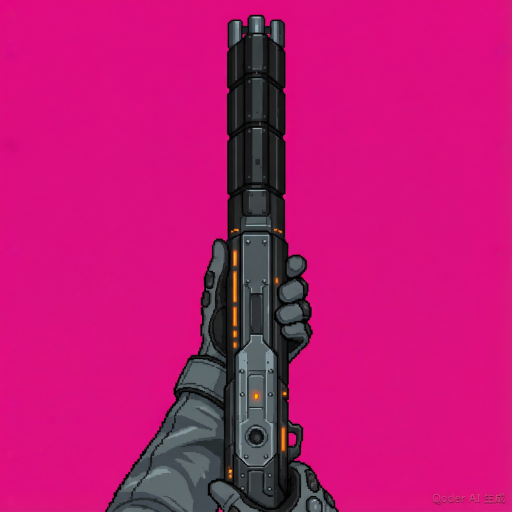
#> input picture assets-src/shotgun/viewmodel_final_raw.png, 1024 x 1024 px (shown at 1/2 size)
$ python process_viewmodel_r2.py
#> lines starting #> are read from the running program, lines starting #| are printed output that depends on the picture
# -*- coding: utf-8 -*-
"""Shotgun viewmodel r2 pipeline (reproducible):
raw(AI, magenta bg) -> key out bg -> remove watermark zone -> crop bbox
-> nearest-scale into 108x144 canvas (bottom-aligned, horizontally centered)
-> godot/assets/images/WeaponShotgun.png
"""
import math
import os

from PIL import Image, ImageDraw

ROOT = os.path.dirname(os.path.abspath(__file__))
REPO = os.path.dirname(os.path.dirname(ROOT))
SRC = os.path.join(ROOT, "viewmodel_final_raw.png")
DST = os.path.join(REPO, "godot", "assets", "images", "WeaponShotgun.png")
KEY_POS = (8, 8)
SIM = 0.22          # colorkey similarity (normalized RGB distance)
BLEND = 0.10        # colorkey blend band
MAXD = math.sqrt(3.0) * 255.0
CANVAS_W, CANVAS_H = 108, 144


def main():
    img = Image.open(SRC).convert("RGBA")
    w, h = img.size
#> w = 1024; h = 1024
    key = img.getpixel(KEY_POS)[:3]
#> key = (227, 5, 129)
    print("raw=%dx%d key=%s" % (w, h, key))
#| raw=1024x1024 key=(227, 5, 129)

    # Paint watermark zone (bottom-right) with the key color so it keys out.
    draw = ImageDraw.Draw(img)
    draw.rectangle([int(w * 0.70), int(h * 0.90), w - 1, h - 1], fill=key + (255,))

    lo = SIM * MAXD
    hi = (SIM + BLEND) * MAXD
    px = img.load()
    kr, kg, kb = key
#> kr = 227; kg = 5; kb = 129
    for y in range(h):
        for x in range(w):
            r, g, b, a = px[x, y]
            d = math.sqrt((r - kr) ** 2 + (g - kg) ** 2 + (b - kb) ** 2)
            if d <= lo:
                px[x, y] = (r, g, b, 0)
            elif d < hi:
                t = (d - lo) / (hi - lo)
                px[x, y] = (r, g, b, int(t * 255))

    box = img.getbbox()
#> box = (210, 29, 678, 1024)
    if box is None:
        raise SystemExit("keying removed everything - check key color")
    crop = img.crop(box)
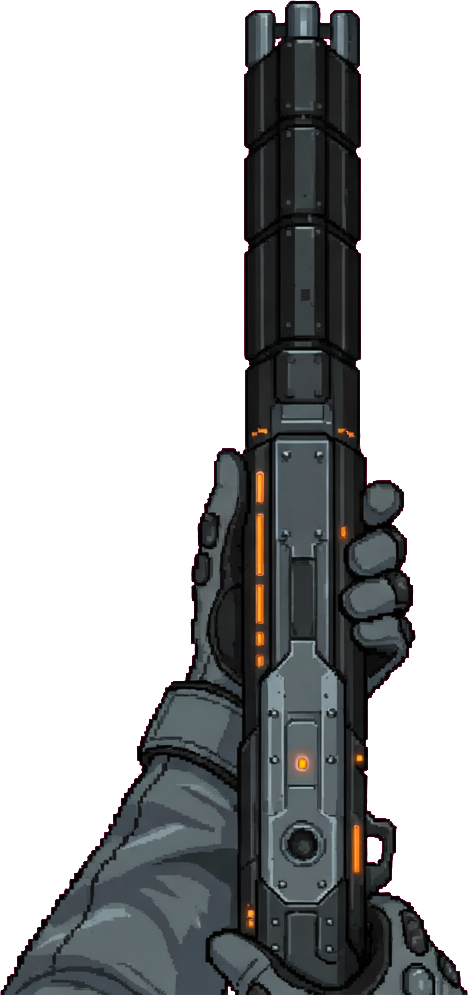
#> crop: PIL image 468x995 RGBA; mean R, G, B, A 152.4, 32.9, 100, 105.3; transparent parts drawn white
    cw, ch = crop.size
#> cw = 468; ch = 995
    print("bbox=%s crop=%dx%d" % (box, cw, ch))
#| bbox=(210, 29, 678, 1024) crop=468x995

    scale = min(CANVAS_W / cw, CANVAS_H / ch)
#> scale = 0.145
    nw = max(1, int(round(cw * scale)))
#> nw = 68
    nh = max(1, int(round(ch * scale)))
#> nh = 144
    scaled = crop.resize((nw, nh), Image.NEAREST)
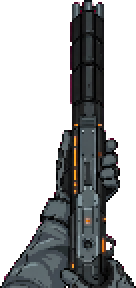
#> scaled: PIL image 68x144 RGBA (shown 2 times larger); mean R, G, B, A 152.4, 32.7, 99.9, 104.9; transparent parts drawn white

    canvas = Image.new("RGBA", (CANVAS_W, CANVAS_H), (0, 0, 0, 0))
#> canvas: PIL image 108x144 RGBA; every value is 0
    ox = (CANVAS_W - nw) // 2
#> ox = 20
    oy = CANVAS_H - nh  # bottom-aligned: stock sits on the HUD frame bottom
#> oy = 0
    canvas.paste(scaled, (ox, oy))
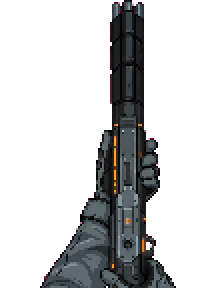
#> canvas: PIL image 108x144 RGBA (shown 2 times larger); mean R, G, B, A 96, 20.6, 62.9, 66; transparent parts drawn white
    canvas.save(DST)
    print("saved %s (%dx%d, gun %dx%d at +%d+%d)" % (DST, CANVAS_W, CANVAS_H, nw, nh, ox, oy))
#| saved godot/assets/images/WeaponShotgun.png (108x144, gun 68x144 at +20+0)


if __name__ == "__main__":
    main()
